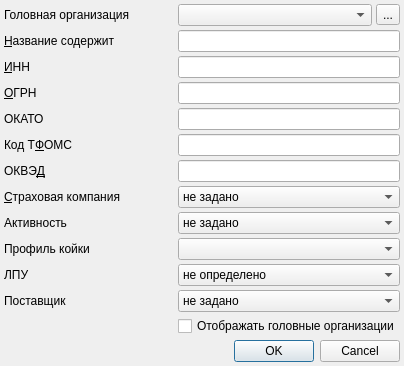
<?xml version="1.0" encoding="UTF-8"?>
<ui version="4.0">
 <class>OrgFilterDialog</class>
 <widget class="QDialog" name="OrgFilterDialog">
  <property name="geometry">
   <rect>
    <x>0</x>
    <y>0</y>
    <width>404</width>
    <height>350</height>
   </rect>
  </property>
  <property name="windowTitle">
   <string>Выбор организации</string>
  </property>
  <layout class="QGridLayout">
   <property name="margin">
    <number>4</number>
   </property>
   <property name="spacing">
    <number>4</number>
   </property>
   <item row="4" column="0">
    <widget class="QLabel" name="lblOKATO">
     <property name="text">
      <string>ОКАТО</string>
     </property>
    </widget>
   </item>
   <item row="0" column="1">
    <widget class="COrgComboBox" name="cmbHead"/>
   </item>
   <item row="2" column="0">
    <widget class="QLabel" name="lblINN">
     <property name="text">
      <string>&amp;ИНН</string>
     </property>
     <property name="buddy">
      <cstring>edtINN</cstring>
     </property>
    </widget>
   </item>
   <item row="3" column="0">
    <widget class="QLabel" name="lblOGRN">
     <property name="text">
      <string>&amp;ОГРН</string>
     </property>
     <property name="buddy">
      <cstring>edtOGRN</cstring>
     </property>
    </widget>
   </item>
   <item row="0" column="0">
    <widget class="QLabel" name="lblHead">
     <property name="text">
      <string>Головная организация</string>
     </property>
    </widget>
   </item>
   <item row="7" column="0">
    <widget class="QLabel" name="lblIsInsurer">
     <property name="text">
      <string>&amp;Страховая компания</string>
     </property>
     <property name="buddy">
      <cstring>cmbIsInsurer</cstring>
     </property>
    </widget>
   </item>
   <item row="9" column="0">
    <widget class="QLabel" name="lblHospitalBedProfile">
     <property name="text">
      <string>Профиль койки</string>
     </property>
     <property name="buddy">
      <cstring>cmbHospitalBedProfile</cstring>
     </property>
    </widget>
   </item>
   <item row="6" column="0">
    <widget class="QLabel" name="lblOKVED">
     <property name="text">
      <string>ОКВЭ&amp;Д</string>
     </property>
     <property name="buddy">
      <cstring>edtOKVED</cstring>
     </property>
    </widget>
   </item>
   <item row="1" column="0">
    <widget class="QLabel" name="lblName">
     <property name="text">
      <string>&amp;Название содержит</string>
     </property>
     <property name="buddy">
      <cstring>edtName</cstring>
     </property>
    </widget>
   </item>
   <item row="5" column="0">
    <widget class="QLabel" name="lblTfomsCode">
     <property name="text">
      <string>Код Т&amp;ФОМС</string>
     </property>
     <property name="buddy">
      <cstring>edtTfomsCode</cstring>
     </property>
    </widget>
   </item>
   <item row="10" column="0">
    <widget class="QLabel" name="lblIsHospital">
     <property name="text">
      <string>ЛПУ</string>
     </property>
     <property name="buddy">
      <cstring>cmbHospitalBedProfile</cstring>
     </property>
    </widget>
   </item>
   <item row="8" column="0">
    <widget class="QLabel" name="lblNotActive">
     <property name="text">
      <string>Активность</string>
     </property>
    </widget>
   </item>
   <item row="14" column="0" colspan="3">
    <widget class="QDialogButtonBox" name="buttonBox">
     <property name="orientation">
      <enum>Qt::Horizontal</enum>
     </property>
     <property name="standardButtons">
      <set>QDialogButtonBox::Cancel|QDialogButtonBox::Ok</set>
     </property>
    </widget>
   </item>
   <item row="5" column="1" colspan="2">
    <widget class="QLineEdit" name="edtTfomsCode"/>
   </item>
   <item row="3" column="1" colspan="2">
    <widget class="QLineEdit" name="edtOGRN"/>
   </item>
   <item row="9" column="1" colspan="2">
    <widget class="CRBComboBox" name="cmbHospitalBedProfile"/>
   </item>
   <item row="10" column="1" colspan="2">
    <widget class="QComboBox" name="cmbIsMedical">
     <item>
      <property name="text">
       <string>не определено</string>
      </property>
     </item>
     <item>
      <property name="text">
       <string>поликлиника</string>
      </property>
     </item>
     <item>
      <property name="text">
       <string>стационар</string>
      </property>
     </item>
     <item>
      <property name="text">
       <string>прочая мед.организация</string>
      </property>
     </item>
     <item>
      <property name="text">
       <string>СМП</string>
      </property>
     </item>
     <item>
      <property name="text">
       <string>санаторного типа</string>
      </property>
     </item>
    </widget>
   </item>
   <item row="2" column="1" colspan="2">
    <widget class="QLineEdit" name="edtINN"/>
   </item>
   <item row="6" column="1" colspan="2">
    <widget class="QLineEdit" name="edtOKVED"/>
   </item>
   <item row="7" column="1" colspan="2">
    <widget class="QComboBox" name="cmbIsInsurer">
     <item>
      <property name="text">
       <string>не задано</string>
      </property>
     </item>
     <item>
      <property name="text">
       <string>Нет</string>
      </property>
     </item>
     <item>
      <property name="text">
       <string>Да</string>
      </property>
     </item>
    </widget>
   </item>
   <item row="4" column="1" colspan="2">
    <widget class="QLineEdit" name="edtOKATO"/>
   </item>
   <item row="8" column="1" colspan="2">
    <widget class="QComboBox" name="cmbActive">
     <item>
      <property name="text">
       <string>не задано</string>
      </property>
     </item>
     <item>
      <property name="text">
       <string>Не активна</string>
      </property>
     </item>
     <item>
      <property name="text">
       <string>Активна</string>
      </property>
     </item>
    </widget>
   </item>
   <item row="1" column="1" colspan="2">
    <widget class="QLineEdit" name="edtName"/>
   </item>
   <item row="13" column="0">
    <spacer>
     <property name="orientation">
      <enum>Qt::Vertical</enum>
     </property>
     <property name="sizeHint" stdset="0">
      <size>
       <width>20</width>
       <height>40</height>
      </size>
     </property>
    </spacer>
   </item>
   <item row="0" column="2">
    <widget class="QToolButton" name="btnSelectHeadOrganisation">
     <property name="text">
      <string>...</string>
     </property>
    </widget>
   </item>
   <item row="12" column="1" colspan="2">
    <widget class="QCheckBox" name="chkHeadVisible">
     <property name="text">
      <string>Отображать головные организации</string>
     </property>
    </widget>
   </item>
   <item row="11" column="1" colspan="2">
    <widget class="QComboBox" name="cmbSupplier">
     <item>
      <property name="text">
       <string>не задано</string>
      </property>
     </item>
     <item>
      <property name="text">
       <string>Нет</string>
      </property>
     </item>
     <item>
      <property name="text">
       <string>Да</string>
      </property>
     </item>
    </widget>
   </item>
   <item row="11" column="0">
    <widget class="QLabel" name="lblSupplier">
     <property name="text">
      <string>Поставщик</string>
     </property>
    </widget>
   </item>
  </layout>
 </widget>
 <customwidgets>
  <customwidget>
   <class>CRBComboBox</class>
   <extends>QComboBox</extends>
   <header>library/crbcombobox.h</header>
  </customwidget>
  <customwidget>
   <class>COrgComboBox</class>
   <extends>QComboBox</extends>
   <header>OrgComboBox.h</header>
  </customwidget>
 </customwidgets>
 <tabstops>
  <tabstop>cmbHead</tabstop>
  <tabstop>btnSelectHeadOrganisation</tabstop>
  <tabstop>edtName</tabstop>
  <tabstop>edtINN</tabstop>
  <tabstop>edtOGRN</tabstop>
  <tabstop>edtOKATO</tabstop>
  <tabstop>edtTfomsCode</tabstop>
  <tabstop>edtOKVED</tabstop>
  <tabstop>cmbIsInsurer</tabstop>
  <tabstop>cmbActive</tabstop>
  <tabstop>cmbHospitalBedProfile</tabstop>
  <tabstop>cmbIsMedical</tabstop>
  <tabstop>cmbSupplier</tabstop>
  <tabstop>chkHeadVisible</tabstop>
  <tabstop>buttonBox</tabstop>
 </tabstops>
 <resources/>
 <connections>
  <connection>
   <sender>buttonBox</sender>
   <signal>accepted()</signal>
   <receiver>OrgFilterDialog</receiver>
   <slot>accept()</slot>
   <hints>
    <hint type="sourcelabel">
     <x>262</x>
     <y>198</y>
    </hint>
    <hint type="destinationlabel">
     <x>153</x>
     <y>175</y>
    </hint>
   </hints>
  </connection>
  <connection>
   <sender>buttonBox</sender>
   <signal>rejected()</signal>
   <receiver>OrgFilterDialog</receiver>
   <slot>reject()</slot>
   <hints>
    <hint type="sourcelabel">
     <x>275</x>
     <y>198</y>
    </hint>
    <hint type="destinationlabel">
     <x>282</x>
     <y>175</y>
    </hint>
   </hints>
  </connection>
 </connections>
</ui>
